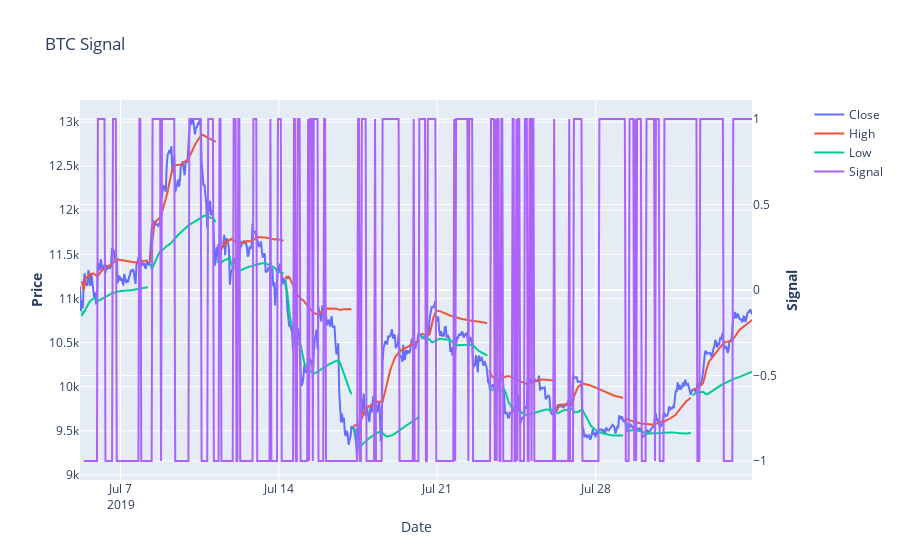
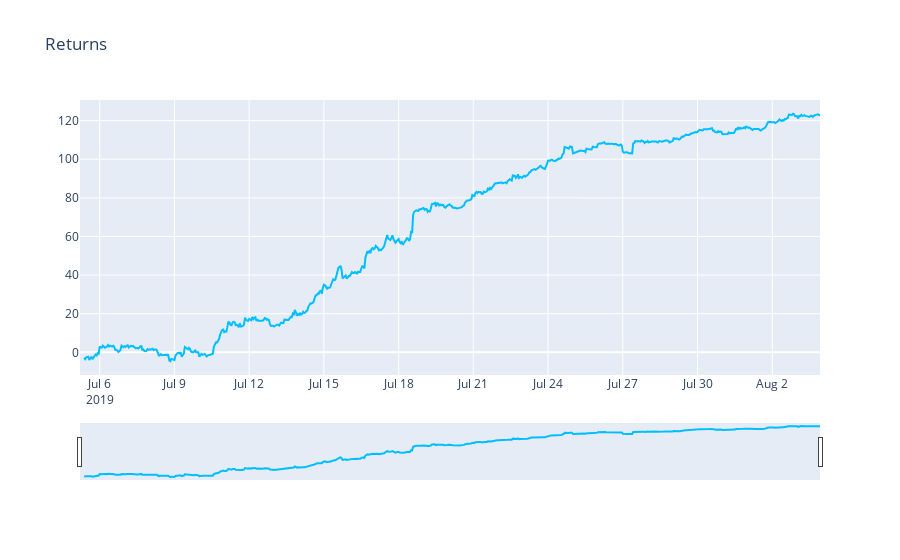

Write notebook code for charts like these, in order.
### Markdown cell above
# Create interactive plots for signal analysis

### Code cell
plot_signal(all_prices,all_sigs)
plot_returns(all_prices,all_sigs)

### Figure 1 — Plotly figure (JSON) as saved in the notebook; plotly's stock layout.template omitted (floating-point values rounded to 4 significant figures; data arrays with more than 128 entries replaced by an {"elided": "..."} marker saying what was removed)
{"data": [{"name": "Close", "type": "scatter", "x": {"elided": "723 str values"}, "y": {"elided": "723 float values"}}, {"name": "High", "type": "scatter", "x": {"elided": "723 str values"}, "y": {"elided": "723 float values"}}, {"name": "Low", "type": "scatter", "x": {"elided": "723 str values"}, "y": {"elided": "723 float values"}}, {"name": "Signal", "type": "scatter", "x": {"elided": "723 str values"}, "xaxis": "x", "y": {"elided": "723 int values"}, "yaxis": "y2"}], "layout": {"title": {"text": "BTC Signal"}, "xaxis": {"anchor": "y", "domain": [0, 0.94], "title": {"text": "Date"}}, "yaxis": {"anchor": "x", "domain": [0, 1], "title": {"text": "<b>Price</b> "}}, "yaxis2": {"anchor": "x", "overlaying": "y", "side": "right", "title": {"text": "<b>Signal</b>"}}}}

### Figure 2 — Plotly figure (JSON) as saved in the notebook; plotly's stock layout.template omitted (floating-point values rounded to 4 significant figures; data arrays with more than 128 entries replaced by an {"elided": "..."} marker saying what was removed)
{"data": [{"line": {"color": "deepskyblue"}, "name": "Returns", "type": "scatter", "x": {"elided": "723 str values"}, "y": {"elided": "723 float values"}}], "layout": {"title": {"text": "Returns"}, "xaxis": {"rangeslider": {"visible": true}}}}
